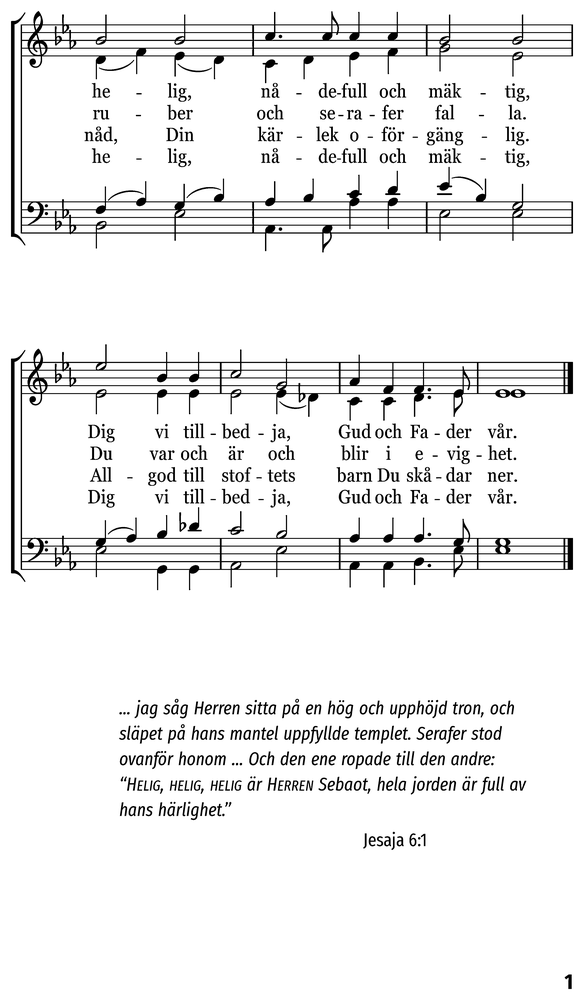
#> input picture src/hymns/scores/001-2.png, 584 x 1000 px, shrunk from 2651 x 4543 before the run; its folder holds only this picture in this run
$ python crop.py
#> lines starting #> are read from the running program, lines starting #| are printed output that depends on the picture
#!/usr/bin/env python3
"""Crop white margins from monochrome PNGs in ./scores, leave 20px padding, save back with max compression."""

from pathlib import Path
import numpy as np
from PIL import Image

FOLDER = Path("scores")
PADDING = 50

def crop_white_margin(path: Path) -> None:
    img = Image.open(path).convert("1")
#> img: PIL image 584x1000 1; 93.6% white; black in thin lines or dots
    arr = np.array(img, dtype=bool)  # True = white, False = black
    black = ~arr
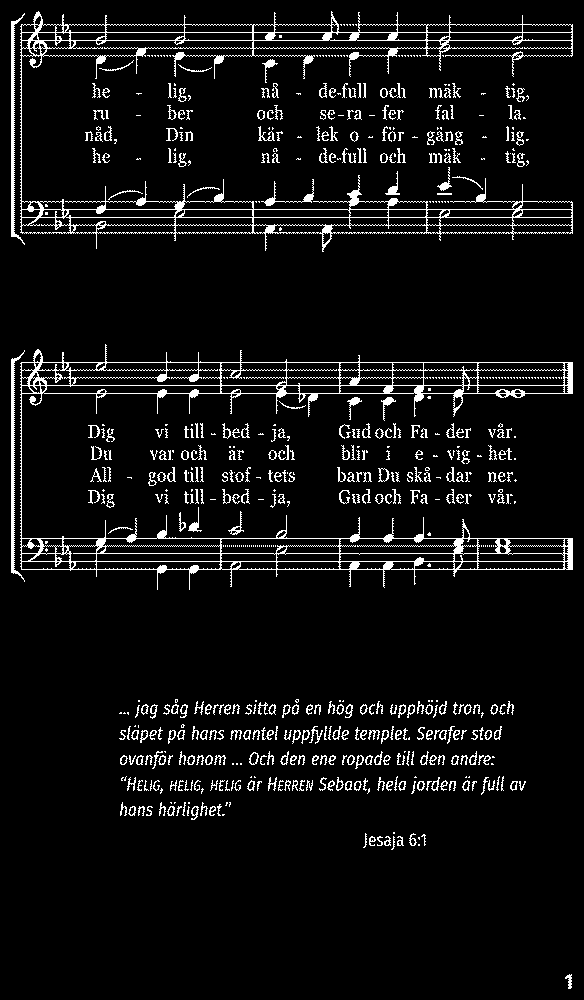
#> black: shape (1000, 584) bool; 6.4% white in thin lines or dots
    if not black.any():
        return
    rows = np.where(black.any(axis=1))[0]
#> rows = 615 values from 11 to 988
    cols = np.where(black.any(axis=0))[0]
#> cols = 562 values from 11 to 572
    h, w = arr.shape
#> h = 1000; w = 584
    top = max(rows[0] - PADDING, 0)
#> top = 0
    bottom = min(rows[-1] + 1 + PADDING, h)
#> bottom = 1000
    left = max(cols[0] - PADDING, 0)
#> left = 0
    right = min(cols[-1] + 1 + PADDING, w)
#> right = 584
    cropped = img.crop((left, top, right, bottom))
    cropped.save(path, format="PNG", optimize=True, compress_level=9, bits=1)

def main() -> None:
    for p in sorted(FOLDER.glob("*.png")):
        crop_white_margin(p)
        print(f"cropped: {p}")

if __name__ == "__main__":
    main()

$ run again, on src/hymns/scores/014-1.png
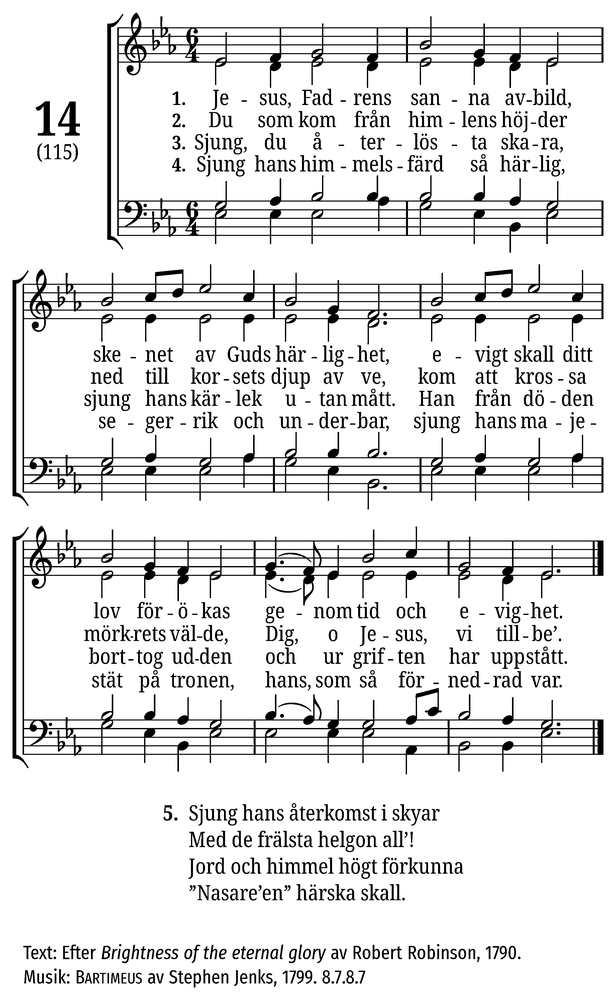
#> input picture src/hymns/scores/014-1.png, 616 x 1000 px, shrunk from 2458 x 3989 before the run
#> img: PIL image 616x1000 1; 89.3% white; black in thin lines or dots
#> in crop_white_margin, `black = ~arr`:
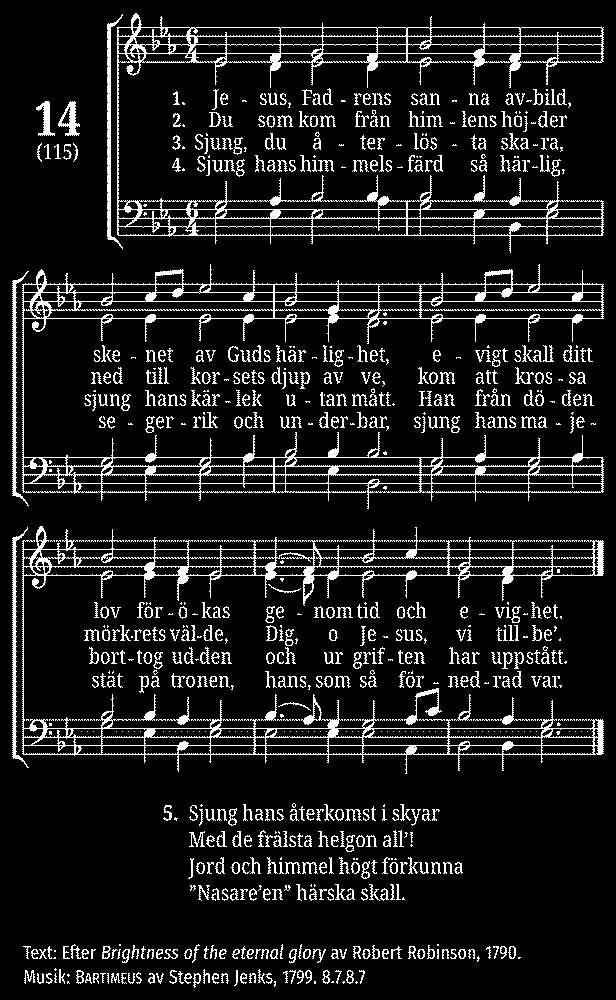
#> black: shape (1000, 616) bool; 10.7% white in thin lines or dots
#> rows = 856 values from 13 to 987
#> cols = 592 values from 12 to 603
#> top = 0
#> bottom = 1000
#> left = 0
#> right = 616

$ run again, on src/hymns/scores/015-2.png
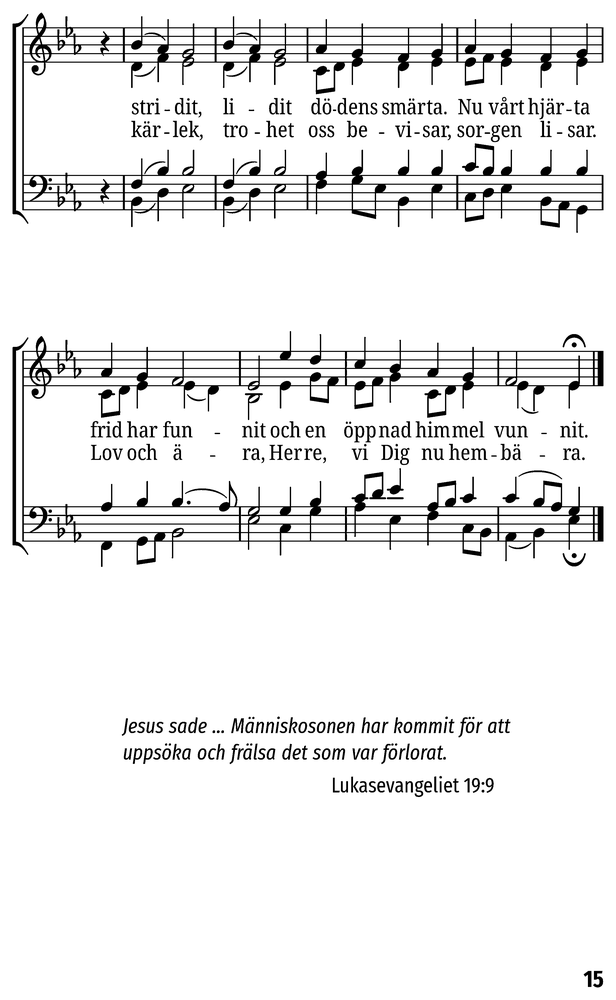
#> input picture src/hymns/scores/015-2.png, 616 x 1000 px, shrunk from 2457 x 3990 before the run
#> img: PIL image 616x1000 1; 93% white; black in thin lines or dots
#> in crop_white_margin, `black = ~arr`:
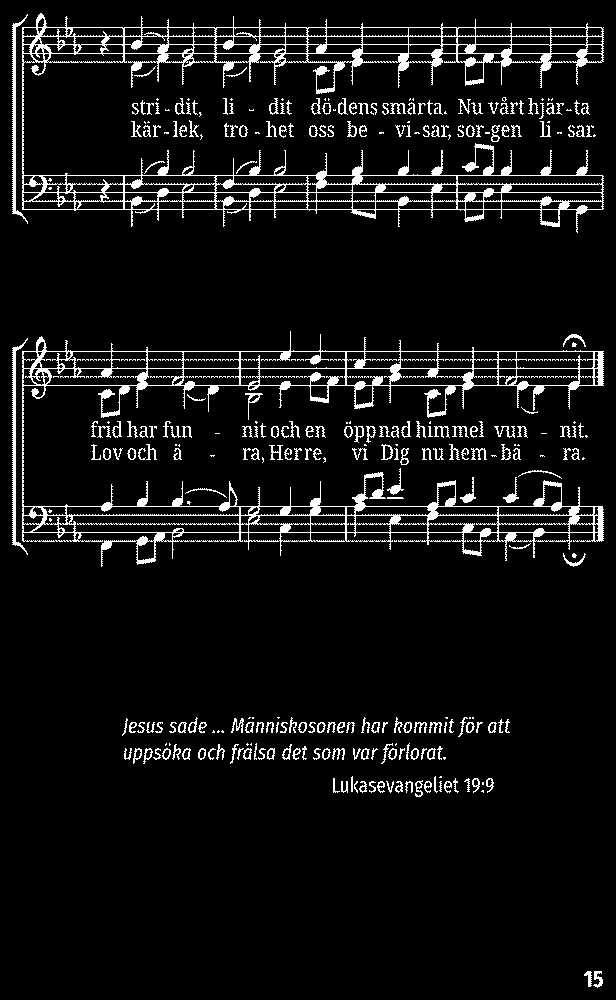
#> black: shape (1000, 616) bool; 7% white in thin lines or dots
#> rows = 535 values from 13 to 987
#> cols = 592 values from 12 to 603
#> top = 0
#> bottom = 1000
#> left = 0
#> right = 616

$ run again, on src/hymns/scores/018-2.png
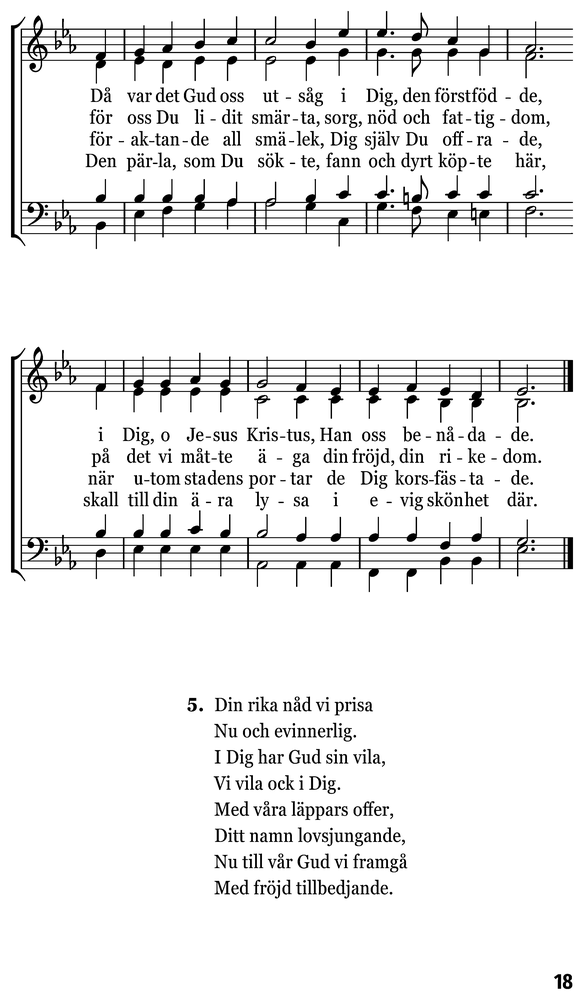
#> input picture src/hymns/scores/018-2.png, 584 x 1000 px, shrunk from 2651 x 4542 before the run
#> img: PIL image 584x1000 1; 92.9% white; black in thin lines or dots
#> in crop_white_margin, `black = ~arr`:
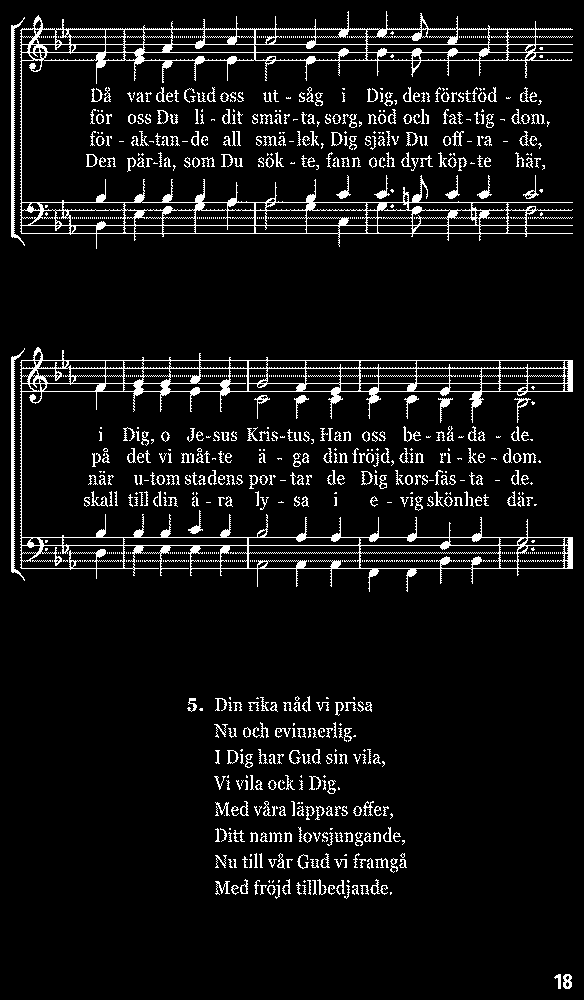
#> black: shape (1000, 584) bool; 7.1% white in thin lines or dots
#> rows = 654 values from 11 to 988
#> cols = 562 values from 11 to 572
#> top = 0
#> bottom = 1000
#> left = 0
#> right = 584

$ run again, on src/hymns/scores/006-2.png
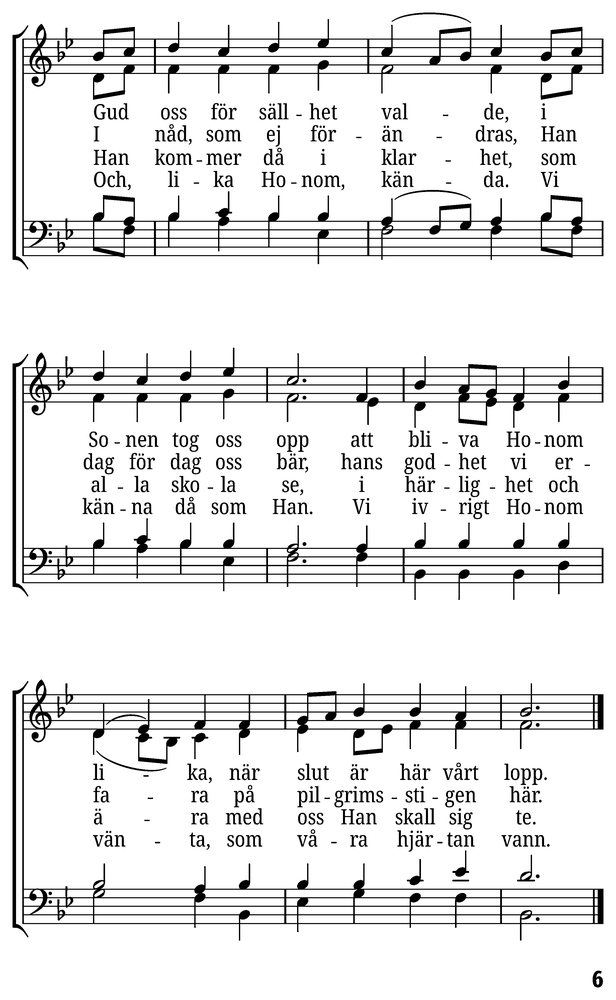
#> input picture src/hymns/scores/006-2.png, 616 x 1000 px, shrunk from 2457 x 3990 before the run
#> img: PIL image 616x1000 1; 91% white; black in thin lines or dots
#> in crop_white_margin, `black = ~arr`:
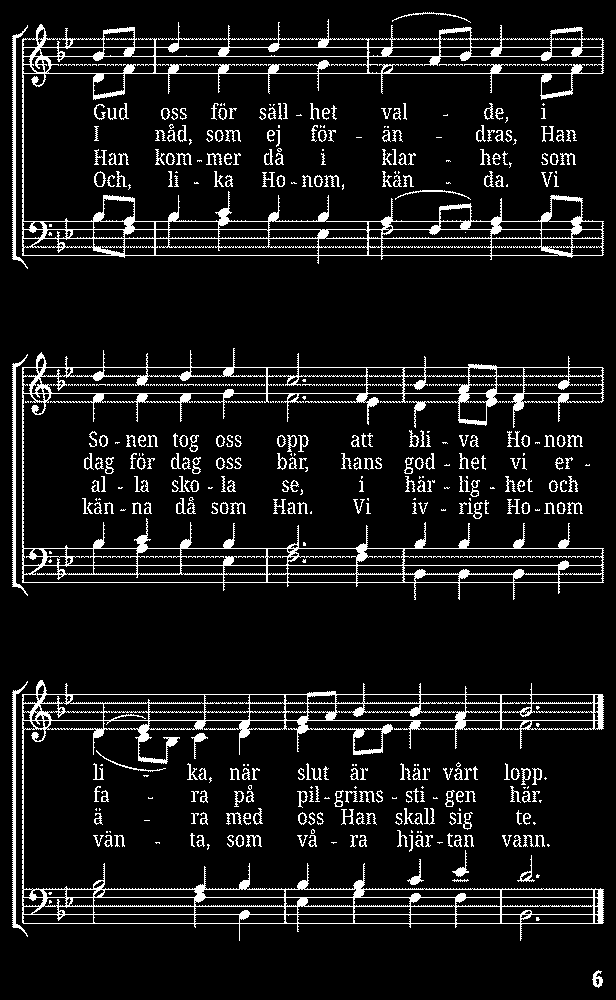
#> black: shape (1000, 616) bool; 9% white in thin lines or dots
#> rows = 788 values from 12 to 987
#> cols = 592 values from 12 to 603
#> top = 0
#> bottom = 1000
#> left = 0
#> right = 616
